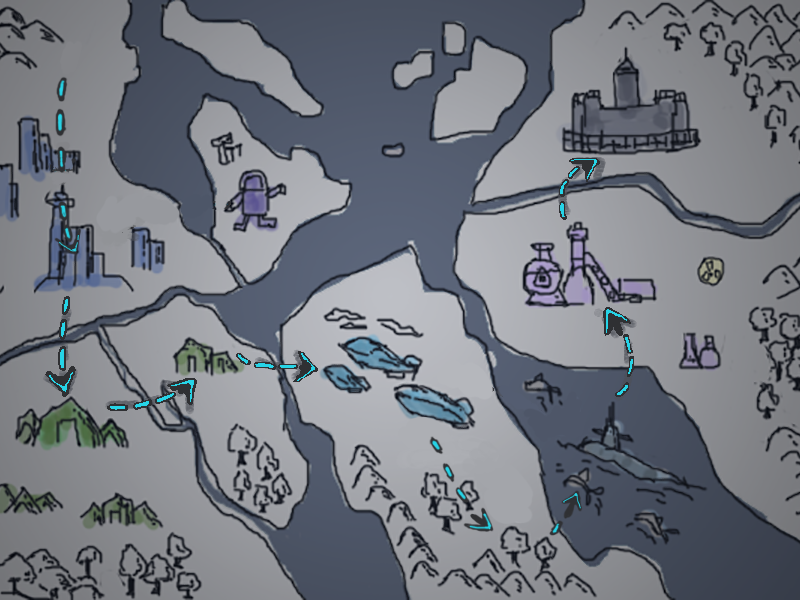

This game map was drawn from its Tiled (.tmx) file and the tilesets committed beside it. A one-line description and the full map source follow:
An orthogonal 20x15 tile map with 40x40 px tiles, 1 tile layer (background) and 19 objects (home).

<map version="1.0.0" orientation="orthogonal" renderorder="right-down" width="20" height="15" tilewidth="40" tileheight="40" nextobjectid="25">
 <tileset firstgid="1" name="levelmap" tilewidth="40" tileheight="40" tilecount="300" columns="20">
  <image source="../images/levelmap.png" width="800" height="600" />
 </tileset>
 <layer name="background" width="20" height="15">
  <data encoding="csv">
1,2,3,4,5,6,7,8,9,10,11,12,13,14,15,16,17,18,19,20,
21,22,23,24,25,26,27,28,29,30,31,32,33,34,35,36,37,38,39,40,
41,42,43,44,45,46,47,48,49,50,51,52,53,54,55,56,57,58,59,60,
61,62,63,64,65,66,67,68,69,70,71,72,73,74,75,76,77,78,79,80,
81,82,83,84,85,86,87,88,89,90,91,92,93,94,95,96,97,98,99,100,
101,102,103,104,105,106,107,108,109,110,111,112,113,114,115,116,117,118,119,120,
121,122,123,124,125,126,127,128,129,130,131,132,133,134,135,136,137,138,139,140,
141,142,143,144,145,146,147,148,149,150,151,152,153,154,155,156,157,158,159,160,
161,162,163,164,165,166,167,168,169,170,171,172,173,174,175,176,177,178,179,180,
181,182,183,184,185,186,187,188,189,190,191,192,193,194,195,196,197,198,199,200,
201,202,203,204,205,206,207,208,209,210,211,212,213,214,215,216,217,218,219,220,
221,222,223,224,225,226,227,228,229,230,231,232,233,234,235,236,237,238,239,240,
241,242,243,244,245,246,247,248,249,250,251,252,253,254,255,256,257,258,259,260,
261,262,263,264,265,266,267,268,269,270,271,272,273,274,275,276,277,278,279,280,
281,282,283,284,285,286,287,288,289,290,291,292,293,294,295,296,297,298,299,300
</data>
 </layer>
 <objectgroup name="entities">
  <object id="1" x="48" y="252" width="50" height="50" />
  <object id="3" x="45.3333" y="428" width="50" height="50" />
  <object id="4" x="185.333" y="361.333" width="50" height="50" />
  <object id="5" x="346.667" y="390.667" width="50" height="50" />
  <object id="6" x="473" y="494" width="50" height="50" />
  <object id="7" x="572.333" y="431" width="50" height="50" />
  <object id="8" name="home" type="home" x="41.3333" y="42.6667" width="65" height="65" />
  <object id="13" x="713.667" y="327" width="50" height="50" />
  <object id="21" x="568.667" y="278" width="50" height="50" />
  <object id="23" x="604.667" y="134" width="50" height="50" />
 </objectgroup>
 <objectgroup name="stars">
  <object id="14" x="33" y="207" width="80" height="30" />
  <object id="15" x="30" y="383" width="80" height="30" />
  <object id="16" x="171" y="317" width="80" height="30" />
  <object id="17" x="334" y="347" width="80" height="30" />
  <object id="18" x="458" y="449" width="80" height="30" />
  <object id="19" x="557" y="386" width="80" height="30" />
  <object id="20" x="699" y="287" width="80" height="30" />
  <object id="22" x="557" y="235" width="80" height="30" />
  <object id="24" x="591" y="93" width="80" height="30" />
 </objectgroup>
</map>
